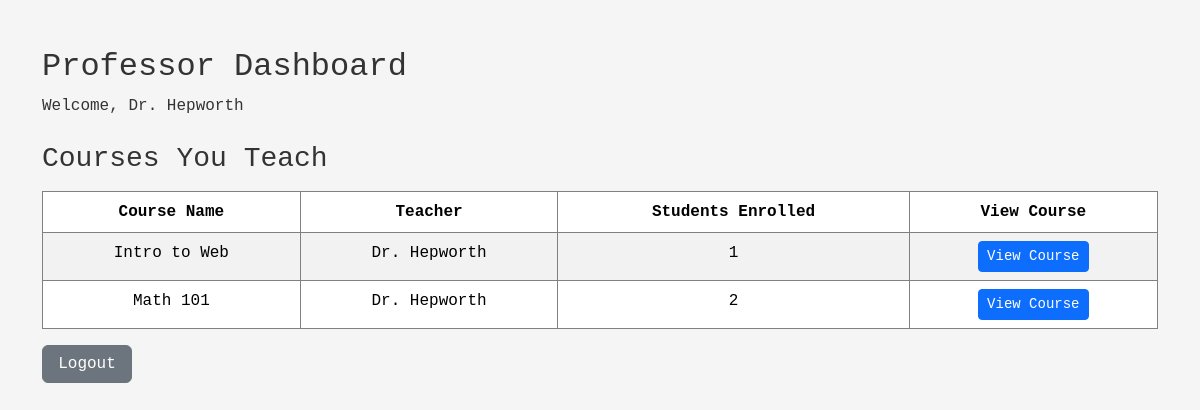
The page /teacher/dashboard (signed in) on the database its author committed.
### models.py (models this page shows, shortened)
class Course(db.Model):
    __tablename__ = 'courses'
    id = db.Column(db.Integer, primary_key=True)
    name = db.Column(db.String(100), nullable=False)
    description = db.Column(db.Text, nullable=True)
    capacity = db.Column(db.Integer, nullable=False, default=30)
    teacher_id = db.Column(db.Integer, db.ForeignKey('teachers.id'), nullable=False)
    enrollments = db.relationship('Enrollment', backref='course', lazy=True)

### app.py (the view)
@app.route('/teacher/dashboard')
def teacher_dashboard():
    if 'user_id' not in session or session.get('role') != 'teacher':
        return redirect(url_for('teacher_login'))
    teacher_id = session['user_id']
    teacher_name = session['user_name']
    print(f"Loading dashboard for teacher: {teacher_name} (ID: {teacher_id})")
    courses = Course.query.filter_by(teacher_id=teacher_id).all()
    course_data = []
    for course in courses:
        enrollment_count = Enrollment.query.filter_by(course_id=course.id).count()
        course_data.append({
            'id': course.id,
            'name': course.name,
            'teacher_name': teacher_name,
            'enrollment_count': enrollment_count,
            'capacity': course.capacity
        })
    print(f"Teacher has {len(course_data)} courses")
    return render_template(
        'professor_dashboard.html',
        professor_name=teacher_name,
        courses=course_data
    )

### templates/professor_dashboard.html (shortened to what this page needs)
<!DOCTYPE html>
<html lang="en">
<head>
    <link href="https://cdn.jsdelivr.net/npm/bootstrap@5.3.2/dist/css/bootstrap.min.css" rel="stylesheet">
    <link rel="stylesheet" href="/static/css/style.css">
</head>
<body>
<div class="container mt-5">
    <h2>Professor Dashboard</h2>
    <p>Welcome, {{ professor_name }}</p>
    <h3 class="mt-4">Courses You Teach</h3>
  <table class="table table-striped">
    <thead>
        <tr>
            <th>Course Name</th>
            <th>Teacher</th>
            <th>Students Enrolled</th>
            <th>View Course</th>
        </tr>
    </thead>
    <tbody>
        {% for course in courses %}
        <tr>
            <td>{{ course.name }}</td>
            <td>{{ course.teacher_name }}</td>
            <td>{{ course.enrollment_count }}</td>
            <td>
                <a href="/professor/course/{{ course.id }}" class="btn btn-primary btn-sm">
                    View Course
                </a>
            </td>
        </tr>
        {% endfor %}
    </tbody>
</table>
        <button onclick="logoutTeacher()" class="btn btn-secondary">Logout</button>
</div>
</body>
</html>

### static/css/style.css (style rules this page uses)
body { margin: 25px; background-color: whitesmoke; color: #333; font-family: 'Courier New', Courier, monospace; }
button { background-color: green; color: white; border: none; padding: 8px 12px; border-radius: 5px; cursor: pointer; }
table { width: 100%; border-collapse: collapse; margin-top: 15px; background-color: white; }
th, td { border: 1px solid gray; padding: 10px; text-align: center; }
th { background-color: green; color: white; }
.btn { min-width: 90px; }

### rows shown on the page
Course: name "Intro to Web", teacher_name "Dr. Hepworth", enrollment_count "1"
Course: name "Math 101", teacher_name "Dr. Hepworth", enrollment_count "2"

### other values the page prints
{{ professor_name }} "Dr. Hepworth"
